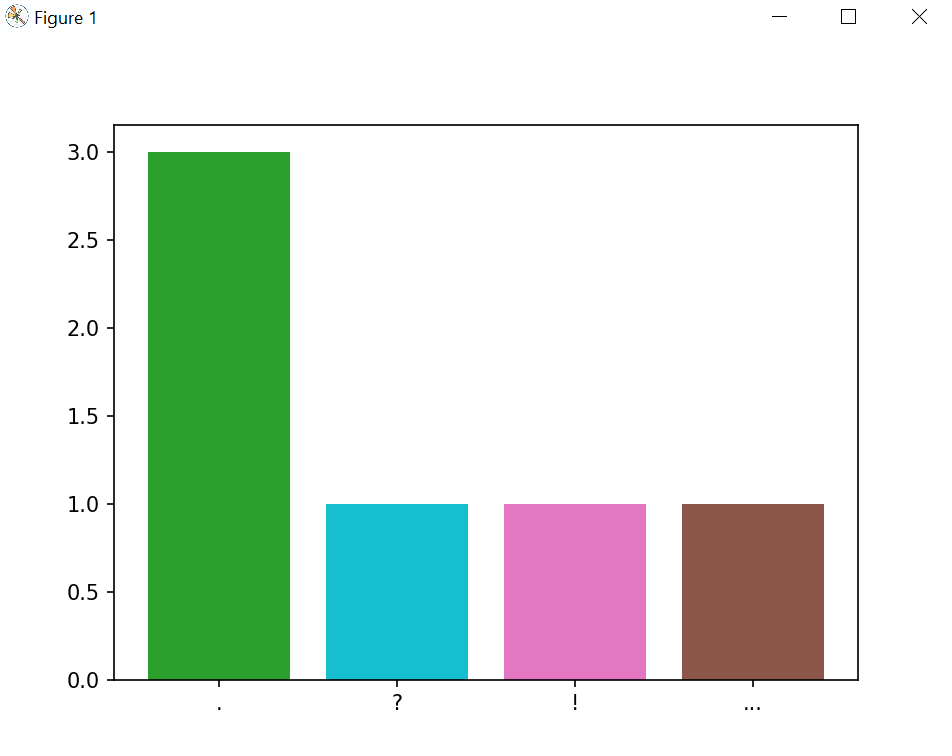

The Python source for this figure:
from collections import Counter

import matplotlib.pyplot as plt
import numpy as np
import pylab



def count_sentences(text: str):
    marks = ['.', '?', '!', '...']
    for b in range(0, len(marks)):
        pylab.bar(marks[b], text.count(marks[b]))
      

count_sentences("Python is a programming language with dynamic semantics.")
count_sentences("Let's go for a walk!")
count_sentences("What are you thinking about?")
count_sentences("Here is how it was...")

plt.show()  
